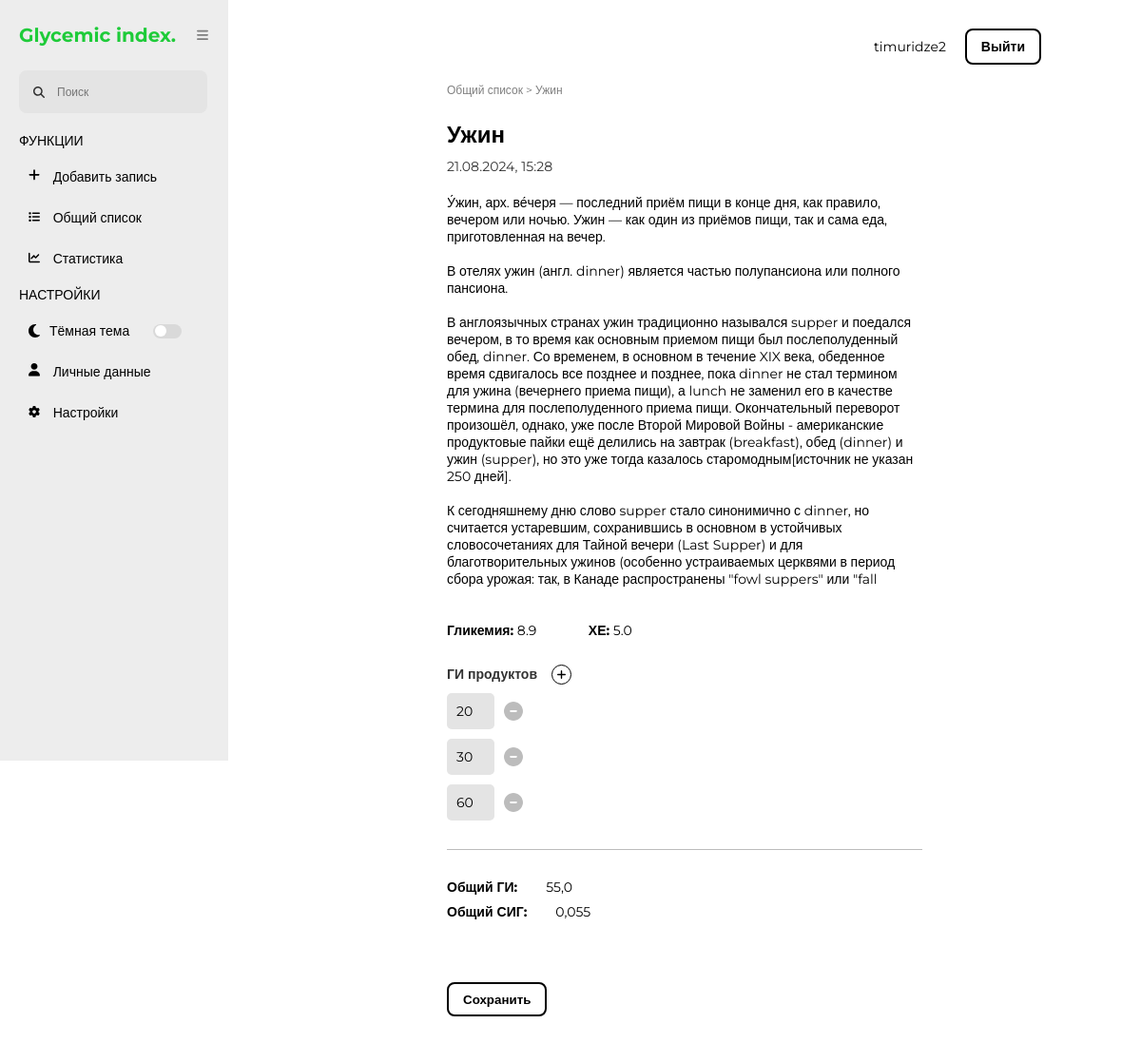
Before: /gi-webapp/note/7/ (signed in) with the older database file.
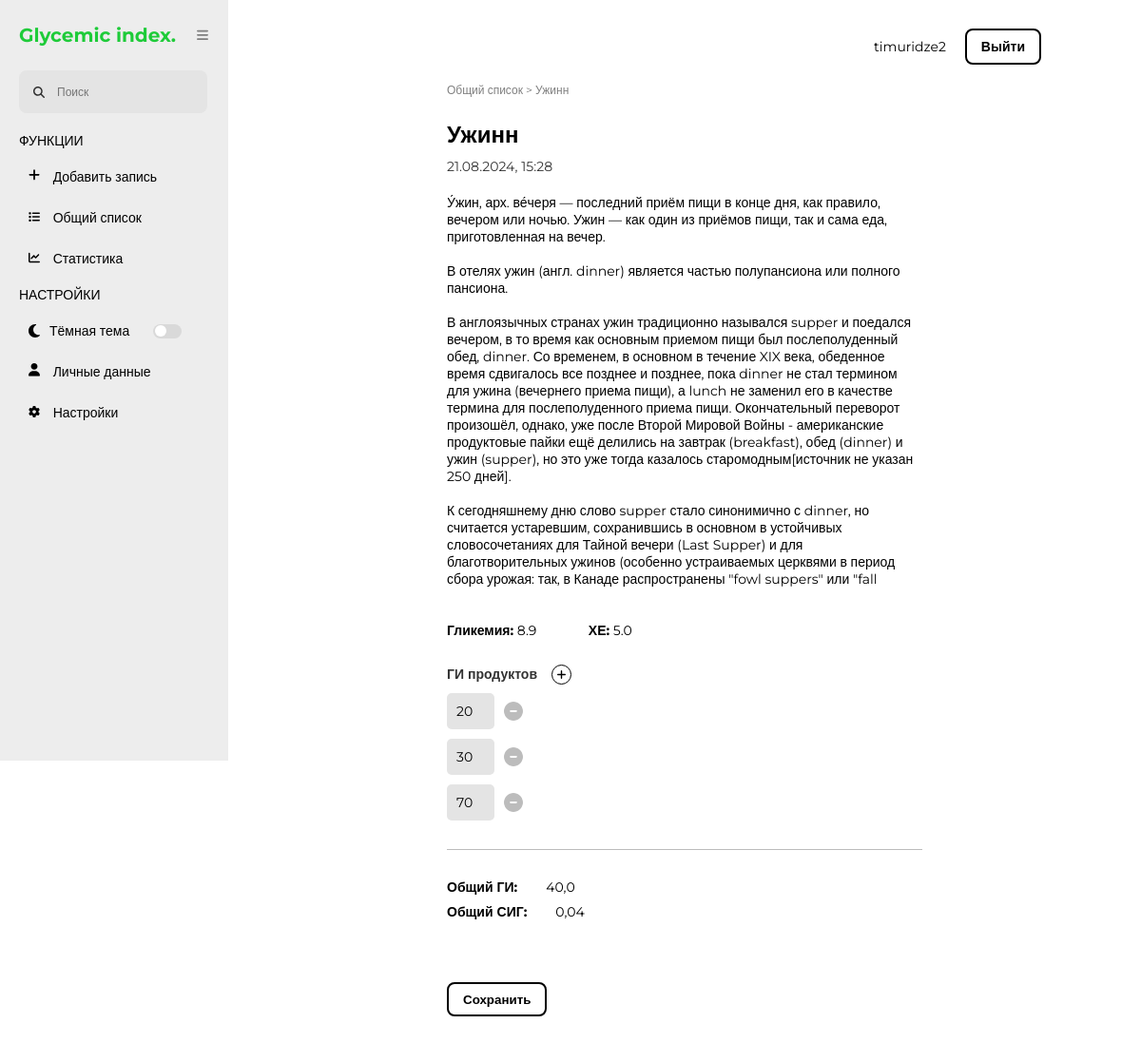
After: the same page with the newer database file.
### glycemic_index_app/models.py (models this page shows)
class Note(models.Model):
    title = models.CharField(max_length=300)
    content = models.TextField(blank=True)
    created_at = models.DateTimeField(auto_now_add=True)
    glycemia = models.FloatField()
    bread_units = models.FloatField(blank=True)
    glycemic_index = models.CharField(max_length=500)
    general_gi = models.FloatField()
    general_rcg = models.FloatField()
    graph = models.TextField()
    user = models.ForeignKey(CustomUser, on_delete=models.CASCADE)
    class Meta:
        verbose_name = 'Note'
        verbose_name_plural = 'Notes'
        ordering = ['-created_at']

### glycemic_index_app/views.py (the view)
# urls.py: path('note/<int:pk>/', detail, name='note_detail'),
@login_required(login_url='glycemic_index_app:login')
def detail(request, pk):
    notes = get_object_or_404(Note, pk=pk)
    if request.method == 'POST':
        form = EditingForm(request.POST, instance=notes)
        if form.is_valid():
            form.save()
            return redirect('glycemic_index_app:main')  # перенаправление на страницу с записью после сохранения
    else:
        form = EditingForm(instance=notes)
    context = {'notes': notes, 'list': notes.glycemic_index.split(","), 'title': 'Запись', 'name': 'detail', 'form': form}
    return render(request, 'glycemic_index_app/components/detail.html', context=context)

### glycemic_index_app/templatetags/sidebar_active.py (called while the page is built)
@register.simple_tag
def is_active(name, current_name):
    return 'active' if name == current_name else ''

### glycemic_index_app/templates/glycemic_index_app/components/detail.html (shortened to what this page needs)
{% extends '../base.html' %}
{% load static %}
{% block link %}
<link rel="stylesheet" href="{% static 'glycemic_index_app/css/detail.css' %}">
{% endblock %}
{% block main %}
<div class="main-inner">
    <span class="main-title">Общий список > {{ notes.title }}</span>
    <div class="main-note">
        <form action="" id="add-form" method="post">
            {{ form.title }}
            <div class="note-date">{{ notes.created_at|date:"d.m.Y, H:i" }}</div>
            {{ form.content }}
            <div class="note-flex">
                <span class="note-glycemia"><b>Гликемия:</b> {{ form.glycemia }}</span>
                <span class="note-xe"><b>ХЕ:</b> {{ form.bread_units }}</span>
            </div>
            <div class="note-GI">
                <div class="note-GI-title">
                    <h3>ГИ продуктов</h3>
                    <button class="note-add-button" onclick="addFn()" type="button">
                    </button>
                </div>
                <div class="note-GI-list" id="note-GI-list">
                    {% for item in list %}
                        <div class="form-GI-wrapper">
                            <input type="number" min="0" max="150" name="glycemic-index" class="form-GI" value="{{ item }}">
                            <button class="minus-button" onclick="delNode(this)" type="button"></button>
                        </div>
                    {% endfor %}
                </div>
            </div>
            <div class="conclusion-info">
                <div class="conclusion-line">
                    <span class="conclusion-title">Общий ГИ:</span>
                    <span>{{ notes.general_gi }}</span>
                </div>
                <div class="conclusion-line">
                    <span class="conclusion-title">Общий СИГ:</span>
                    <span>{{ notes.general_rcg }}</span>
                </div>
            </div>
            <button class="note-button" type="submit">Сохранить</button>
        </form>
    </div>
</div>
{% endblock %}

Changed rows visible on the page:
changed Note: title "Ужин" → "Ужинн"; general_gi "55,0" → "40,0"; general_rcg "0,055" → "0,04"
Other visible differences:
form field glycemic-index: "60" → "70"
